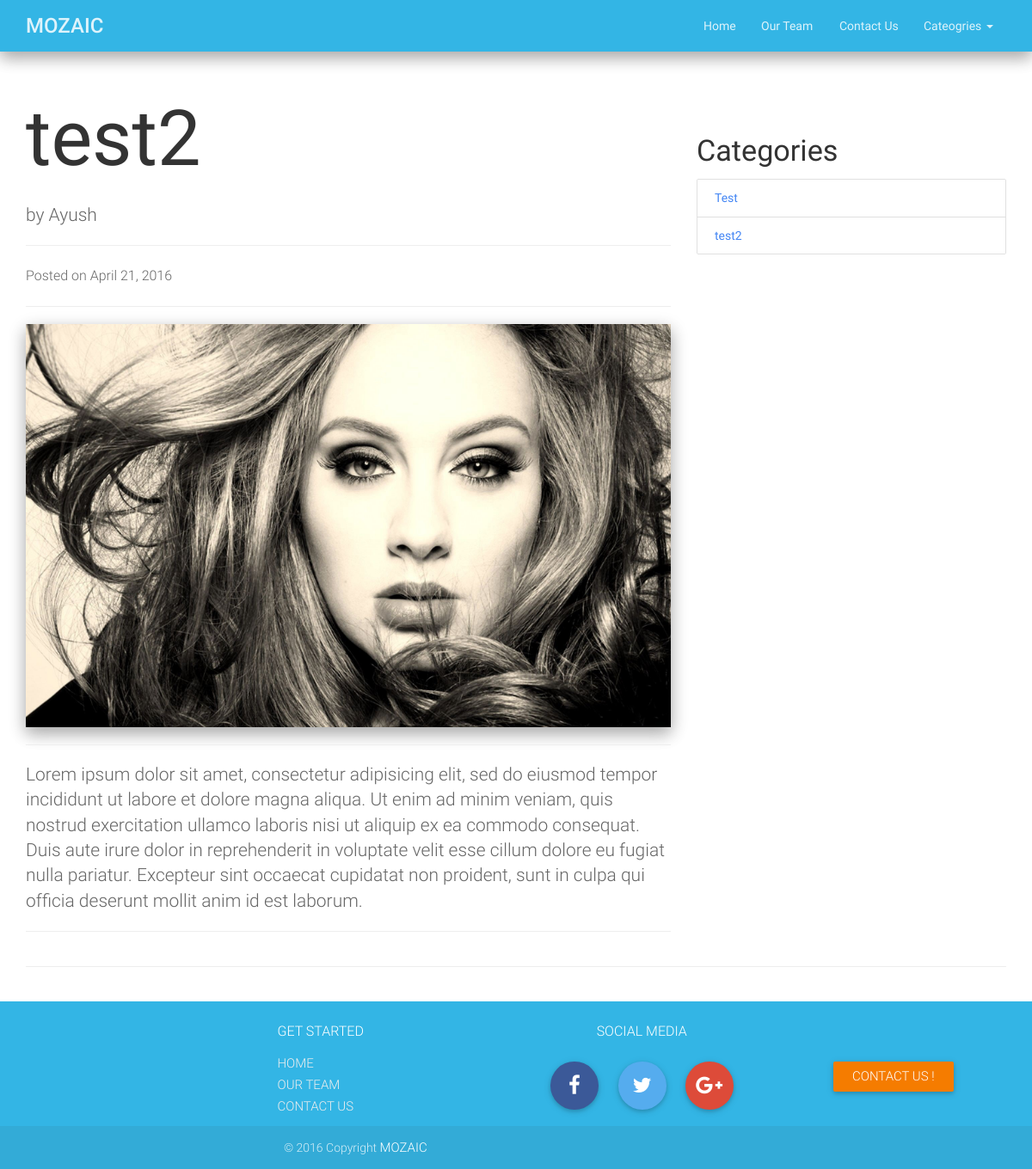
Page /post/6/ on the committed database.
### blog/models.py (models this page shows, shortened)
class Post(models.Model):
	title = models.CharField(max_length=200)
	article = models.TextField()
	pub_date = models.DateField('date published', null=True)
	image = models.ImageField(upload_to='post', null=True, blank=True)
	author = models.ForeignKey(Author, on_delete=models.CASCADE)
	category = models.ForeignKey(Category, on_delete=models.CASCADE)

@python_2_unicode_compatible
class Author(models.Model):
	author_name = models.CharField(max_length=200)
	author_image = models.ImageField(upload_to='team', null=True, blank=True)
	def __str__(self):
		return self.author_name

class Category(models.Model):
	category_name = models.CharField(max_length=200)

### blog/views.py (the view)
# urls.py: url(r'^post/(?P<post_id>[0-9]+)/$', views.post, name='post'),
def post(request, post_id):
	category_list = Category.objects.all()
	try:
		p = Post.objects.get(pk=post_id)
	except Post.DoesNotExist:
		raise Http404("Post does not exist")
	context = {
		'post' : p,
		'category_list': category_list
	}
	return render(request, 'blog/post.html', context)

### blog/templates/blog/post.html (shortened to what this page needs)
<!DOCTYPE html>
<html lang="en">
<head>
  <link rel="stylesheet" href="https://maxcdn.bootstrapcdn.com/font-awesome/4.4.0/css/font-awesome.min.css">
  {% load staticfiles %}
  <link href="{% static 'blog/css/bootstrap.min.css' %}" rel="stylesheet">
  <link href="{% static 'blog/css/mdb.css' %}" rel="stylesheet">
  <link href="{% static 'blog/css/style.css' %}" rel="stylesheet">
</head>
<body>
  <nav class="navbar z-depth-2 info-color">
    <div class="container ">
      <div class="navbar-header">
        <a class="navbar-brand waves-effect waves-light" href="{% url 'blog:index' %}" style="font-weight: 500; font-size: 24px;" >MOZAIC</a>
      </div>
      <div class="collapse navbar-collapse" id="bs-example-navbar-collapse-1">
        <ul class="nav navbar-nav navbar-right">
          <li><a href="{% url 'blog:index' %}" class="waves-effect waves-light" style="font-weight: 400;">Home <span class="sr-only">(current)</span></a>
          </li>
          <li>
            <a href="{% url 'blog:ourteam' %}" class="waves-effect waves-light" style="font-weight: 400;">Our Team <span class="sr-only">(current)</span></a>
          </li>
          <li><a href="{% url 'blog:contact_us' %}" class="waves-effect waves-light" style="font-weight: 400;">Contact Us <span class="sr-only">(current)</span></a>
          </li>
          <li class="dropdown">
            <a href="#" class="dropdown-toggle waves-effect waves-light" data-toggle="dropdown" role="button" aria-expanded="false" style="font-weight: 400;">Cateogries <span class="caret"></span></a>
          </li>
        </ul>
      </div>
    </div>
  </nav>
  <div class="container">
    <div class="row">
      <div class="col-lg-8">
        <h1>{{ post.title }}</h1>
        <p class="lead">
          by {{ post.author }}
        </p>
        <hr>
        <p>Posted on {{ post.pub_date }}</p>
        <hr>
        <img class="img-responsive z-depth-2" src="{{ MEDIA_URL }}{{ post.image }}" alt="">
        <hr>
        <p class="lead">{{ post.article }}</p>
        <hr>
      </div>
      <div class="col-md-4">
        <div class="sidebar">
          <br>
          <h4>Categories</h4>
          <div class="collection">
                {% if category_list %}
                  {% for category in category_list %}
                  <a href="{% url 'blog:category' category.category_name %}" class="collection-item">{{ category.category_name }}</a>
                  {% endfor %}
                {% else %}
                  <p>No Categories Available. </p>
                {% endif %}
          </div>
        </div>
      </div>
    </div>
    <hr>
  </div>
  <footer class="page-footer info-color darken-1" if="footer">
    <div class="container">
      <div class="row">
        <div class="col-md-3 col-md-offset-3">
          <p class="white-text center-on-small-only">GET STARTED</p>
          <ul>
            <li><a href="{% url 'blog:index' %}" data-toggle="modal" data-target="#myModal" class="grey-text text-lighten-3" href="#!">HOME</a>
            </li>
            <li><a class="grey-text text-lighten-3" href="{% url 'blog:ourteam' %}">OUR TEAM</a>
            <li><a class="grey-text text-lighten-3" href="{% url 'blog:contact_us' %}">CONTACT US</a>
            </li>
           </ul>
        </div>
        <div class="col-md-3 text-center">
          <p class="white-text text-center"> SOCIAL MEDIA</p>
          <a target="_blank" href="https://www.facebook.com/mdbootstrap" class="btn-floating btn-large fb-bg waves-effect waves-light"><i class="fa fa-facebook"> </i></a>
          <a target="_blank" href="https://twitter.com/MDBootstrap" class="btn-floating btn-large tw-bg waves-effect waves-light"><i class="fa fa-twitter"> </i></a>
          <a target="_blank" href="https://plus.google.com/u/0/b/107863090883699620484/107863090883699620484/posts" class="btn-floating btn-large gplus-bg waves-effect waves-light"><i class="fa fa-google-plus"> </i></a>
        </div>
        <br /><br />
        <div class="col-md-3 text-center">
          <a class="waves-effect waves-light btn orange darken-2" href="{% url 'blog:contact_us' %}">CONTACT US !</a>
        </div>
      </div>
    </div>
    <div class="footer-copyright">
      <div class="container">
        <div class="col-md-10 col-md-offset-3"> © 2016 Copyright <a href="http://www.MDBootstrap.com">MOZAIC </a>
        </div>
      </div>
    </div>
  </footer>
</body>
</html>

### blog/static/blog/css/style.css (style rules this page uses)
.sidebar { margin-top: 40px; }
p { font-size: 16px; line-height: 30px; color: #666666; }
.fb-bg { background-color: #3B5998; }
.tw-bg { background-color: #55ACEE; }
.gplus-bg { background-color: #DD4B39; }
footer.page-footer a { line-height: 25px; }
footer.page-footer a { color: #fff; font-size: 15px; }

### rows in the picture
Post: title "test2", author "Ayush", pub_date "April 21, 2016", image (picture), article "Lorem ipsum dolor sit amet, consectetur adipisicing elit, sed do eiusmod tempor incididunt ut labore et dolore magna aliqua. Ut enim ad minim veniam, quis nostrud exercitation ullamco laboris nisi ut aliquip ex ea commodo consequat. Duis aute irure dolor in reprehenderit in voluptate velit esse cillum dolore eu fugiat nulla pariatur. Excepteur sint occaecat cupidatat non proident, sunt in culpa qui officia deserunt mollit anim id est laborum."
Category: category_name "Test"
Category: category_name "test2"
